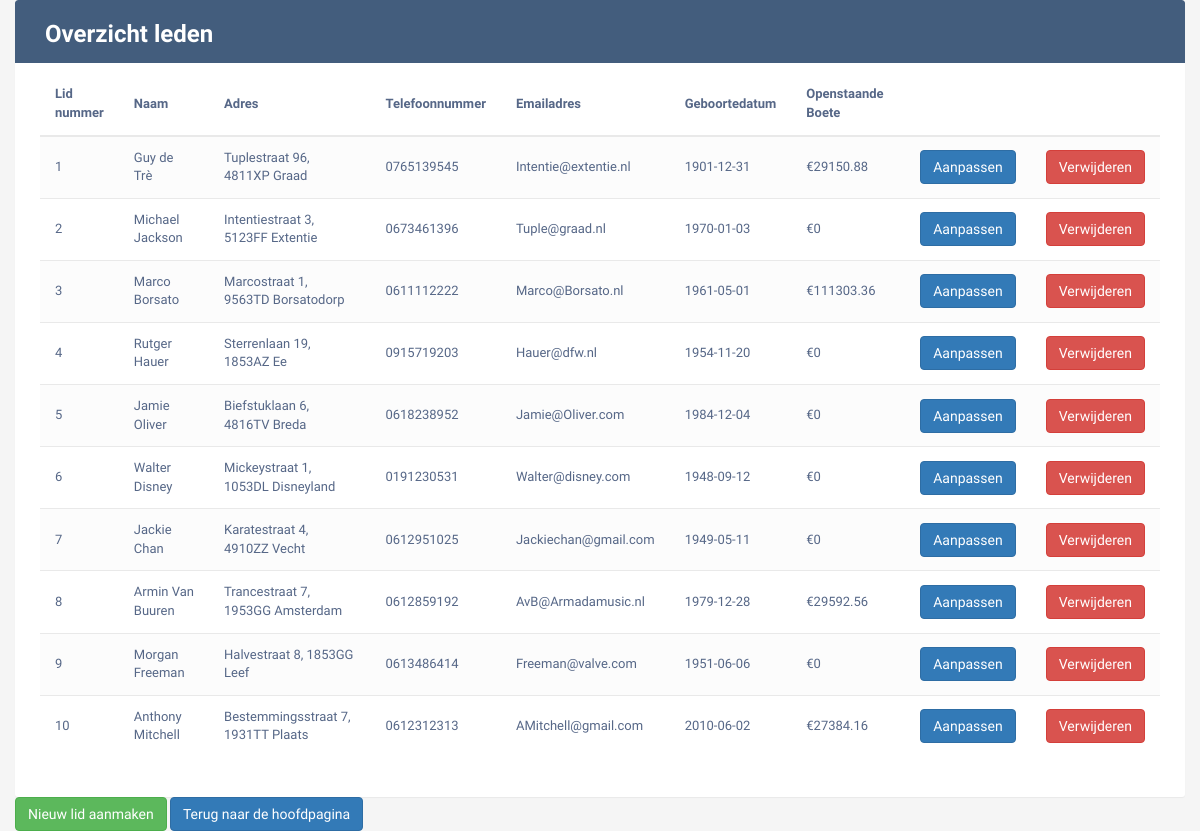
/Leden.php, run on the app's committed database.
### tables this page shows
CREATE TABLE `lid` (
  `Lid_nr` int(9) NOT NULL,
  `Voorletter` char(1) NOT NULL,
  `Voornaam` varchar(255) NOT NULL,
  `Voorvoegsel` varchar(255) DEFAULT NULL,
  `Achternaam` varchar(255) NOT NULL,
  `Straatnaam` varchar(255) NOT NULL,
  `Huisnummer` int(5) NOT NULL,
  `Huisnummertoevoeging` varchar(3) DEFAULT NULL,
  `Woonplaats` varchar(255) NOT NULL,
  `Postcode` varchar(6) NOT NULL,
  `Telefoonnummer` varchar(10) NOT NULL,
  `Emailadres` varchar(255) NOT NULL,
  `Geboortedatum` date NOT NULL
);

CREATE TABLE `lening` (
  `Boek_nr` int(9) NOT NULL,
  `Lid_nr` int(9) NOT NULL,
  `Uitleentijdstip` timestamp NOT NULL DEFAULT CURRENT_TIMESTAMP,
  `Inleverdatum` date DEFAULT NULL
);

CREATE TABLE `exemplaar` (
  `Boek_nr` int(9) NOT NULL,
  `Aanschafdatum` date NOT NULL,
  `Aanschafprijs` decimal(10,2) NOT NULL,
  `Boetetarief` decimal(4,2) NOT NULL,
  `Uitleengrondslag` int(2) NOT NULL DEFAULT '14',
  `ISBN` bigint(13) NOT NULL,
  `Bibliotheek_nr` int(9) NOT NULL,
  `Uitgeverij_nr` int(9) NOT NULL
);

### functies/Common.php (called while the page is built, shortened)
<?php
    function sqlquery ($query){
        try {
            $conn = mysqli_connect(host, username, password, dbname);
            $result = mysqli_query($conn, $query);
            return $result;
        }
        catch (mysqli_sql_exception $e) {
            return mysqli_error($conn);
            die;
        }
    }
?>

### Leden.php (the view, shortened to what this page needs)
<?php
include "./templates/header.php";
require "./functies/common.php";
?>
<?php
function GetOpenstaandeBoeteBedragenVanLid($lening, $Lid_nr)
{
    $boetetotaal = 0;
    Foreach ($lening as $boete) {
        if ($boete['Lid_nr'] == $Lid_nr) {
            $BoeteTellingStart = new DateTime($boete["Uitleentijdstip"]);
            $BoeteTellingStart->add(new DateInterval("P" . $boete["Uitleengrondslag"] . "D"));
            $Today = new DateTime('now');
            $Interval = date_diff($BoeteTellingStart, $Today);
            $boetetotaal += ($Interval->format("%a") * round($boete["Boetetarief"], 2));
        }
    };
    return $boetetotaal;
}
?>
<?php
$Leden = sqlquery("SELECT * FROM lid");
$lening = sqlquery(
    "SELECT Lid_nr, Boetetarief,Uitleengrondslag,Uitleentijdstip FROM exemplaar
			JOIN Lening
			WHERE lening.Inleverdatum IS NULL");
?>
    <div class="container-fluid">
        <div class="table-responsive">
            <div class="table-title">
                <div class="row">
                    <div class="col-sm-6">
                        <h2><b>Overzicht leden</b></h2>
                    </div>
                </div>
            </div>
            <table class="table table-striped table-hover">
                <thead>
                <tr>
                    <th>Lid nummer</th>
                    <th>Naam</th>
                    <th>Adres</th>
                    <th>Telefoonnummer</th>
                    <th>Emailadres</th>
                    <th>Geboortedatum</th>
                    <th>Openstaande Boete</th>
                    <th><?php  ?></th>
                    <th><?php  ?></th>
                </tr>
                </thead>
                <tbody>
                <?php
                foreach ($Leden as $Lid) :
                    ?>
                    <tr>
                        <td><?php echo $Lid["Lid_nr"]; ?></td>
                        <td><?php
                            if (!empty($Lid["Voorvoegsel"])) {
                                echo $Lid["Voornaam"] . " " . $Lid["Voorvoegsel"] . " " . $Lid["Achternaam"];
                            } else {
                                echo $Lid["Voornaam"] . " " . $Lid["Achternaam"];
                            }
                            ?>
                        </td>
                        <td><?php echo $Lid['Straatnaam'] . " " . $Lid['Huisnummer'] . ", " . $Lid['Postcode'] . " " . $Lid['Woonplaats'] ?></td>
                        <td><?php echo $Lid["Telefoonnummer"] ?></td>
                        <td><?php echo $Lid["Emailadres"] ?></td>
                        <td><?php echo $Lid["Geboortedatum"] ?></td>
                        <td><?php echo "&euro;" . GetOpenstaandeBoeteBedragenVanLid($lening, $Lid["Lid_nr"]); ?></td>
                        <td><a href="#Aanpassenlid<?php echo $Lid["Lid_nr"]; ?>" class="btn btn-primary"
                               data-toggle="modal"
                               data-target="#Aanpassenlid<?php echo $Lid["Lid_nr"]; ?>">Aanpassen</a></td>
                        <td><a href="#Verwijderenlid<?php echo $Lid["Lid_nr"]; ?>" class="btn btn-danger"
                               data-toggle="modal" data-target="#Verwijderenlid<?php echo $Lid["Lid_nr"]; ?>">Verwijderen</a>
                        </td>
                    </tr>
                <?php endforeach; ?>
                </tbody>
            </table>
        </div>
        <a href="#Toevoegenlid" class="btn btn-success" data-toggle="modal" data-target="#Toevoegenlid">Nieuw lid
            aanmaken</a>
        <a href="OLD/Index.html" class="btn btn-primary">Terug naar de hoofdpagina</a>
    </div>
<?php include "./Templates/footer.php"; ?>

### Templates/Header.php (shortened to what this page needs)
<!DOCTYPE html>
<html lang="en">
<head>
<link rel="stylesheet" href="https://maxcdn.bootstrapcdn.com/font-awesome/4.7.0/css/font-awesome.min.css">
<link rel="stylesheet" href="https://maxcdn.bootstrapcdn.com/bootstrap/3.3.7/css/bootstrap.min.css">
</head>
<body>

### Templates/Footer.php
</body>
</html>

### Templates/Header.php (style rules this page uses)
body { color: #566787; background: #f5f5f5; font-family: 'Varela Round', sans-serif; font-size: 13px; }
.table-responsive { background: #fff; padding: 20px 25px; margin: 0px 0; border-radius: 3px; box-shadow: 0 1px 1px rgba(0,0,0,.05); width: 100%; overflow-x: scroll; max-height: 850px; }
.table-title { padding-bottom: 15px; background: #435d7d; color: #fff; padding: 16px 30px; margin: -20px -25px 10px; border-radius: 3px 3px 0 0; }
.table-title h2 { margin: 5px 0 0; font-size: 24px; }
table.table tr th, table.table tr td { border-color: #e9e9e9; padding: 12px 15px; vertical-align: Middle; }
table.table tr th:first-child { width: 60px; }
table.table tr th:last-child { width: 100px; }
table.table-striped tbody tr:nth-of-type(odd) { background-color: #fcfcfc; }
table.table td a { color: #ffffff; display: inline-block; text-decoration: none; outline: none !important; }

### data on the page
lid: Lid_nr "1", Voornaam "Guy", Voorvoegsel "de", Achternaam "Trè", Straatnaam "Tuplestraat", Huisnummer "96", Postcode "4811XP", Woonplaats "Graad", Telefoonnummer "0765139545", Emailadres "Intentie@extentie.nl", Geboortedatum "1901-12-31", Lid_nr.Uitleengrondslag "29150.88"
lid: Lid_nr "2", Voornaam "Michael", Achternaam "Jackson", Straatnaam "Intentiestraat", Huisnummer "3", Postcode "5123FF", Woonplaats "Extentie", Telefoonnummer "0673461396", Emailadres "Tuple@graad.nl", Geboortedatum "1970-01-03", Lid_nr "0"
lid: Lid_nr "3", Voornaam "Marco", Achternaam "Borsato", Straatnaam "Marcostraat", Huisnummer "1", Postcode "9563TD", Woonplaats "Borsatodorp", Telefoonnummer "0611112222", Emailadres "Marco@Borsato.nl", Geboortedatum "1961-05-01", Lid_nr "111303.36"
lid: Lid_nr "4", Voornaam "Rutger", Achternaam "Hauer", Straatnaam "Sterrenlaan", Huisnummer "19", Postcode "1853AZ", Woonplaats "Ee", Telefoonnummer "0915719203", Emailadres "Hauer@dfw.nl", Geboortedatum "1954-11-20", Lid_nr "0"
lid: Lid_nr "5", Voornaam "Jamie", Achternaam "Oliver", Straatnaam "Biefstuklaan", Huisnummer "6", Postcode "4816TV", Woonplaats "Breda", Telefoonnummer "0618238952", Emailadres "Jamie@Oliver.com", Geboortedatum "1984-12-04", Lid_nr "0"
lid: Lid_nr "6", Voornaam "Walter", Achternaam "Disney", Straatnaam "Mickeystraat", Huisnummer "1", Postcode "1053DL", Woonplaats "Disneyland", Telefoonnummer "0191230531", Emailadres "Walter@disney.com", Geboortedatum "1948-09-12", Lid_nr "0"
lid: Lid_nr "7", Voornaam "Jackie", Achternaam "Chan", Straatnaam "Karatestraat", Huisnummer "4", Postcode "4910ZZ", Woonplaats "Vecht", Telefoonnummer "0612951025", Emailadres "Jackiechan@gmail.com", Geboortedatum "1949-05-11", Lid_nr "0"
lid: Lid_nr "8", Voornaam "Armin", Voorvoegsel "Van", Achternaam "Buuren", Straatnaam "Trancestraat", Huisnummer "7", Postcode "1953GG", Woonplaats "Amsterdam", Telefoonnummer "0612859192", Emailadres "AvB@Armadamusic.nl", Geboortedatum "1979-12-28", Lid_nr.Uitleengrondslag "29592.56"
lid: Lid_nr "9", Voornaam "Morgan", Achternaam "Freeman", Straatnaam "Halvestraat", Huisnummer "8", Postcode "1853GG", Woonplaats "Leef", Telefoonnummer "0613486414", Emailadres "Freeman@valve.com", Geboortedatum "1951-06-06", Lid_nr "0"
lid: Lid_nr "10", Voornaam "Anthony", Achternaam "Mitchell", Straatnaam "Bestemmingsstraat", Huisnummer "7", Postcode "1931TT", Woonplaats "Plaats", Telefoonnummer "0612312313", Emailadres "AMitchell@gmail.com", Geboortedatum "2010-06-02", Lid_nr.Uitleengrondslag "27384.16"
